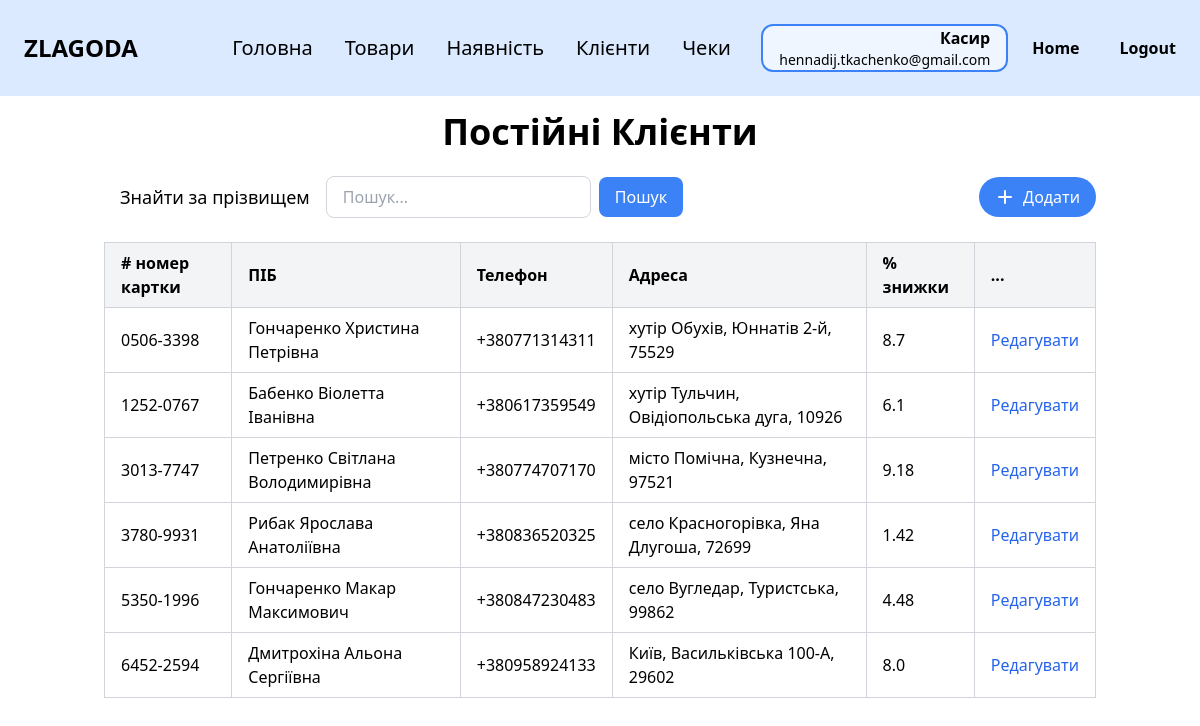
Screenshot of /clients (signed in) with the database file from the repository.
### tables this page shows
CREATE TABLE employee (
                id INTEGER PRIMARY KEY,
                last_name TEXT NOT NULL,
                first_name TEXT NOT NULL,
                middle_name TEXT,
                position TEXT NOT NULL,
                salary REAL NOT NULL,
                start_date DATE NOT NULL,
                birth_date DATE NOT NULL,
                phone TEXT NOT NULL,
                city TEXT NOT NULL,
                street TEXT NOT NULL,
                postal_code TEXT NOT NULL,
                password TEXT NOT NULL,
                email TEXT NOT NULL UNIQUE
            );

CREATE TABLE customer_card (
                card_number TEXT PRIMARY KEY,
                last_name TEXT NOT NULL,
                first_name TEXT NOT NULL,
                middle_name TEXT,
                phone TEXT NOT NULL,
                city TEXT NOT NULL,
                street TEXT NOT NULL,
                postal_code TEXT NOT NULL,
                discount_percent REAL DEFAULT 0
            );

### zlg_website/views/clients.py (the view, shortened to what this page needs)
@views.route('/clients')
@login_required
def clients():
   search_query = request.args.get('search', '')
   city_filter = request.args.get('city')
   sort = request.args.get('sort')
   order = request.args.get('order', 'asc')
   base_query = "SELECT * FROM customer_card"
   filters = []
   params = {}
   if city_filter:
       filters.append("city ILIKE :city")
       params['city'] = f"%{city_filter}%"
   if filters:
       base_query += " WHERE " + " AND ".join(filters)
   if sort == 'last_name':
       base_query += f" ORDER BY last_name {'DESC' if order == 'desc' else 'ASC'}"
   else:
       base_query += " ORDER BY card_number ASC"
   result = db.session.execute(text(base_query), params)
   clients = [dict(row._mapping) for row in result.fetchall()]
   return render_template("clients.html", user=current_user, clients=clients,
                          current_city=city_filter, search_query=search_query)

### zlg_website/__init__.py (called while the page is built)
def create_app():
    app = Flask(__name__)
    app.config['SECRET_KEY'] = 'zlagoda'
    app.config['SQLALCHEMY_DATABASE_URI'] = f'sqlite:///{os.path.join(app.instance_path, DB_NAME)}'
    app.config['SQLALCHEMY_TRACK_MODIFICATIONS'] = False
    db.init_app(app)
    from .views import views
    from .auth import auth
    app.register_blueprint(views, url_prefix='/')
    app.register_blueprint(auth, url_prefix='/')
    from .models import Employee, Category, Product
    with app.app_context():
        if database_is_empty(app):
            create_database(app)
    login_manager = LoginManager()
    login_manager.login_view = 'auth.login'
    login_manager.init_app(app)
    @login_manager.user_loader
    def load_user(id):
        return Employee.get_by_id(id)
    return app

### zlg_website/models.py (called while the page is built)
   @staticmethod
   def get_by_id(id):
       result = db.session.execute(text("SELECT * FROM employee WHERE id = :id"), {"id": id}).fetchone()
       if result:
           return Employee(
               id=result.id,
               last_name=result.last_name,
               first_name=result.first_name,
               middle_name=result.middle_name,
               position=result.position,
               salary=result.salary,
               start_date=result.start_date,
               birth_date=result.birth_date,
               phone=result.phone,
               city=result.city,
               street=result.street,
               postal_code=result.postal_code,
               password=result.password,
               email=result.email
           )
       return None

### zlg_website/templates/clients.html (shortened to what this page needs)
{% extends "base.html" %}
{% block content %}
<div class="py-4">
    <h1 class="text-4xl font-bold mb-6 text-center">Постійні Клієнти</h1>
    <div class="flex justify-between items-center mb-6">
        <div class="flex items-center">
            {% if user.position == 'Менеджер' %}
            <p class="mr-4 ml-4 text-lg">Знайти за % знижки</p>
            {% elif user.position == 'Касир' %}
            <p class="mr-4 ml-4 text-lg">Знайти за прізвищем</p>
            {% endif %}
            <form method="GET" action="{{ url_for('views.clients') }}" class="flex items-center" id="search-form">
                <input
                        type="text"
                        name="search"
                        placeholder="Пошук..."
                        value="{{ request.args.get('search', '') }}"
                        class="px-4 py-2 border border-gray-300 rounded-lg focus:outline-none focus:ring-2 focus:ring-blue-500"
                />
                <button type="submit" class="ml-2 px-4 py-2 bg-blue-500 text-white rounded-lg hover:bg-blue-600">Пошук
                </button>
            </form>
        </div>
        <div class="flex space-x-4">
            <a href="{{ url_for('views.add_client') }}">
                <button class="flex items-center px-4 py-2 bg-blue-500 text-white rounded-full hover:bg-blue-600">
                    <svg xmlns="http://www.w3.org/2000/svg" class="h-5 w-5 mr-2" viewBox="0 0 20 20" fill="currentColor">
                        <path fill-rule="evenodd"
                              d="M10 3a1 1 0 011 1v5h5a1 1 0 110 2h-5v5a1 1 0 11-2 0v-5H4a1 1 0 110-2h5V4a1 1 0 011-1z"
                              clip-rule="evenodd"/>
                    </svg>
                    Додати
                </button>
            </a>
        </div>
    </div>
    <div class="overflow-x-auto">
        <table class="min-w-full border-collapse border border-gray-300">
            <thead>
            <tr class="bg-gray-100">
                <th class="border border-gray-300 px-4 py-2 text-left"># номер картки</th>
                <th class="border border-gray-300 px-4 py-2 text-left">
                    <a href="{{ url_for('views.clients', search=request.args.get('search'), sort='last_name', order='asc' if request.args.get('order') == 'desc' else 'desc') }}"
                       class="hover:underline">
                        ПІБ
                    </a>
                </th>
                <th class="border border-gray-300 px-4 py-2 text-left">Телефон</th>
                <th class="border border-gray-300 px-4 py-2 text-left">Адреса</th>
                <th class="border border-gray-300 px-4 py-2 text-left">% знижки</th>
                <th class="border border-gray-300 px-4 py-2 text-left">...</th>
            </tr>
            </thead>
            <tbody>
            {% if clients %}
            {% for client in clients %}
            <tr>
                <td class="border border-gray-300 px-4 py-2">{{ client.card_number }}</td>
                <td class="border border-gray-300 px-4 py-2">{{ client.last_name }} {{ client.first_name }} {{ client.middle_name }}</td>
                <td class="border border-gray-300 px-4 py-2">{{ client.phone }}</td>
                <td class="border border-gray-300 px-4 py-2">
                    {{ (client.city or '') + (', ' if client.city and client.street else '') + (client.street or '') +
                    (', ' if (client.city or client.street) and client.postal_code else '') + (client.postal_code or '') }}
                </td>
                <td class="border border-gray-300 px-4 py-2">{{ client.discount_percent }}</td>
                <td class="border border-gray-300 px-4 py-2">
                    <div class="flex flex-col space-y-1">
                        <a href="{{ url_for('views.edit_client', client_id=client.card_number) }}" class="text-blue-600 hover:underline">Редагувати</a>
                    </div>
                </td>
            </tr>
            {% endfor %}
            {% else %}
            <tr>
                <td colspan="6" class="text-center py-4 text-gray-500">Клієнтів не знайдено</td>
            </tr>
            {% endif %}
            </tbody>
        </table>
    </div>
</div>
{% endblock %}

### zlg_website/templates/base.html (shortened to what this page needs)
<!DOCTYPE html>
<html lang="en">
<head>
    <link rel="stylesheet" href="https://cdn.jsdelivr.net/npm/tailwindcss@2.2.19/dist/tailwind.min.css">
</head>
<body class="bg-white text-black">
<nav class="bg-blue-100 p-6">
    <div class="flex items-center justify-between">
        <div class="text-black text-2xl font-black mr-16">ZLAGODA</div>
        {% if user.is_authenticated %}
        <div class="flex gap-8 max-md:gap-5 max-sm:hidden">
            <a href="/" class="text-xl cursor-pointer max-md:text-base">Головна</a>
            {% if user.position == 'Менеджер' %}
            <a href="/employees" class="text-xl cursor-pointer max-md:text-base">Працівники</a>
            <a href="/categories" class="text-xl cursor-pointer max-md:text-base">Категорії</a>
            <a href="/products" class="text-xl cursor-pointer max-md:text-base">Товари</a>
            <a href="/stock" class="text-xl cursor-pointer max-md:text-base">Наявність</a>
            <a href="/clients" class="text-xl cursor-pointer max-md:text-base">Клієнти</a>
            <a href="/receipts" class="text-xl cursor-pointer max-md:text-base">Чеки</a>
            {% elif user.position == 'Касир' %}
            <a href="/products" class="text-xl cursor-pointer max-md:text-base">Товари</a>
            <a href="/stock" class="text-xl cursor-pointer max-md:text-base">Наявність</a>
            <a href="/clients" class="text-xl cursor-pointer max-md:text-base">Клієнти</a>
            <a href="/receipts" class="text-xl cursor-pointer max-md:text-base">Чеки</a>
            {% endif %}
        </div>
        {% endif %}
        {% if user.is_authenticated %}
        <div class="flex items-center gap-6">
            <div class="px-4 border-2 border-blue-500 rounded-xl bg-blue-50 text-right">
                <p class="text-base font-semibold">
                    {% if user.position == 'Касир' %}
                    Касир
                    {% elif user.position == 'Менеджер' %}
                    Менеджер
                    {% else %}
                    {{ user.position }}
                    {% endif %}
                </p>
                <p class="text-sm">{{ user.email }}</p>
            </div>
            <a href="/welcome" class="text-black font-bold mr-4">Home</a>
            <a href="/logout" class="text-black font-bold">Logout</a>
        </div>
        {% else %}
        <a href="/login" class="text-black font-bold">Login</a>
        {% endif %}
    </div>
</nav>
<div class="container mx-auto px-4">
    {% block content %}{% endblock %}
</div>
</body>
</html>

### rows the page displays
employee: email "hennadij.tkachenko@gmail.com"
customer_card: card_number "0506-3398", last_name "Гончаренко", first_name "Христина", middle_name "Петрівна", phone "+380771314311", city+street+postal_code "хутір Обухів, Юннатів 2-й, 75529", discount_percent "8.7"
customer_card: card_number "1252-0767", last_name "Бабенко", first_name "Віолетта", middle_name "Іванівна", phone "+380617359549", city+street+postal_code "хутір Тульчин, Овідіопольська дуга, 10926", discount_percent "6.1"
customer_card: card_number "3013-7747", last_name "Петренко", first_name "Світлана", middle_name "Володимирівна", phone "+380774707170", city+street+postal_code "місто Помічна, Кузнечна, 97521", discount_percent "9.18"
customer_card: card_number "3780-9931", last_name "Рибак", first_name "Ярослава", middle_name "Анатоліївна", phone "+380836520325", city+street+postal_code "село Красногорівка, Яна Длугоша, 72699", discount_percent "1.42"
customer_card: card_number "5350-1996", last_name "Гончаренко", first_name "Макар", middle_name "Максимович", phone "+380847230483", city+street+postal_code "село Вугледар, Туристська, 99862", discount_percent "4.48"
customer_card: card_number "6452-2594", last_name "Дмитрохіна", first_name "Альона", middle_name "Сергіївна", phone "+380958924133", city+street+postal_code "Київ, Васильківська 100-А, 29602", discount_percent "8.0"
